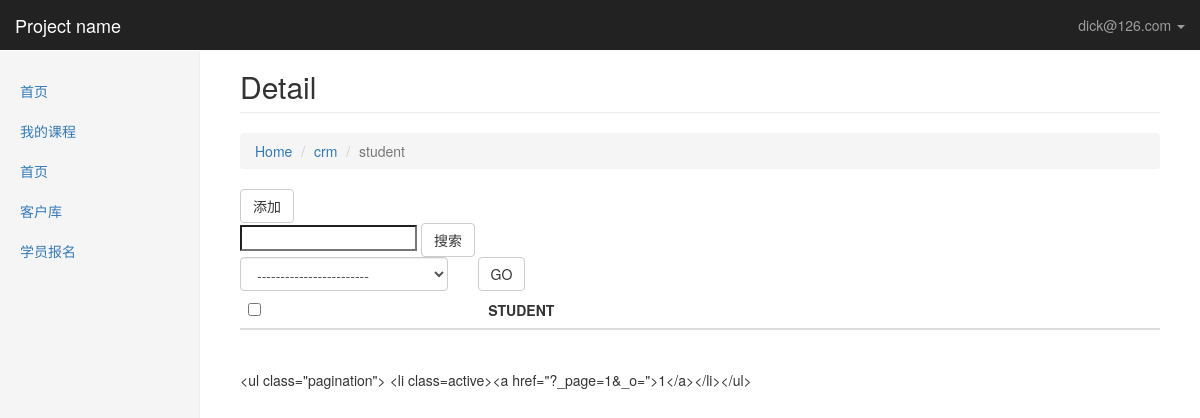
Screenshot of /bestadmin/crm/student/ (signed in) with the database file from the repository.
### crm/models.py (models this page shows, shortened)
class UserInfos(AbstractBaseUser,PermissionsMixin):
    email = models.EmailField(
        verbose_name='email address',
        max_length=255,
        unique=True,
    )
    name = models.CharField(max_length=64, verbose_name="姓名")
    is_active = models.BooleanField(default=True)
    is_staff = models.BooleanField(default=True)
    role = models.ManyToManyField("Role", blank=True, null=True)
    objects = UserInfosManager()   #变量名必须是objects
    USERNAME_FIELD = 'email'
    REQUIRED_FIELDS = ['name']
    def __str__(self):              # __unicode__ on Python 2
        return self.email
    class Meta:
        permissions = (
            ('crm_model_detail', '可以查看bestadmin每张表里所有的数据'),
            ('crm_model_change', '可以对bestadmin表里的每条数据进行修改'),
            ('crm_model_add', '可以对bestadmin每张表进行数据添加'),
        )

class Menus(models.Model):
    name = models.CharField(max_length=32)
    url_type_choices = ((0,"absolute"),(1,"dynamic"))
    url_type = models.SmallIntegerField(choices=url_type_choices,default=0)
    url_name = models.CharField(max_length=128)
    class Meta:
        unique_together = ("name","url_name")

class Role(models.Model):
    name = models.CharField(max_length=32,verbose_name="角色")
    menus = models.ManyToManyField("Menus")

### bestadmin/permissions.py (the view)
    def inner(*args,**kwargs):
        if not perm_check(*args,**kwargs):
            request = args[0]
            return render(request,'bestadmin/page_403.html')
        return func(*args,**kwargs)

### bestadmin/permissions.py (called while the page is built)
def check_permission(func):
    def inner(*args,**kwargs):
        if not perm_check(*args,**kwargs):
            request = args[0]
            return render(request,'bestadmin/page_403.html')
        return func(*args,**kwargs)
    return  inner

### bestadmin/templatetags/bestadmin_tags.py (called while the page is built)
@register.simple_tag
def get_model_name(admin_class):
    return admin_class.model._meta.model_name.upper()

@register.simple_tag
def render_filter_args(admin_class):
    if admin_class.filter_condition:
        filter_args = ""
        for k, v in admin_class.filter_condition.items():
            filter_args += "&%s=%s" % (k, v)
        return filter_args
    else:
        return ""

### bestadmin/views.py (called while the page is built)
def get_filter_condition(filter_dic):
    filter_condition = {}
    for k, v in filter_dic.items():
        if k in ["_page", "_o", "_q"]:
            continue
        if v:
            filter_condition[k] = v
    return filter_condition

def get_orderby_result(request, admin_class, obj_list):
    current_orderby_column = {}
    orderby_index = request.GET.get("_o")
    if orderby_index:
        orderby_key = admin_class.list_display[abs(int(orderby_index))]
        current_orderby_column[orderby_key] = orderby_index  # 让前端知道当前排序的字段
        if orderby_index.startswith("-"):
            orderby_key = "-" + orderby_key
        obj_list = obj_list.order_by(orderby_key)
    return obj_list, current_orderby_column

def get_search_result(request, admin_class, obj_list):
    search_val = request.GET.get("_q")
    if search_val:
        q = Q()
        q.connector = "OR"
        for search_field in admin_class.search_fields:
            q.children.append(("%s__contains" % search_field, search_val))
        obj_list = obj_list.filter(q)
        return obj_list
    else:
        return obj_list

### bestadmin/templates/bestadmin/model_detail.html (shortened to what this page needs)
{% extends "bestadmin/index.html" %}
{% load bestadmin_tags %}
{% block content %}
    <div>
        <h2 class="page-header">Detail</h2>
        <ol class="breadcrumb">
            <li><a href="/bestadmin/">Home</a></li>
            <li><a href="/bestadmin/{{ app_name }}">{{ app_name }}</a></li>
            <li class="active">{{ model_name }}</li>
        </ol>
        <div>
            <a  class="btn btn-default" href="/bestadmin/crm/customerinfos/add/">添加</a>
            <form>
                <input type="search" name="_q" value="{{ search_val }}"
                       placeholder="{% for s in admin_class.search_fields %}{{ s }},{% endfor %}">
                <input type="submit" value="搜索" class="btn btn-default">
            </form>
        </div>
        <form  method="post" onsubmit="return CheckAction(this)">
            <div class="row">
                <div class="col-lg-3">
                    <select class="form-control" name="action">
                        <option value="">------------------------</option>
                    </select>
                </div>
                <div class="col-lg-2">
                    <input type="submit" value="GO" class="btn btn-default">
                </div>
            </div>
        </form>
        <div>
            <table class="table table-striped">
                <thead>
                <tr>
                    <th><input type="checkbox" onclick="SelectAllObjs(this)"></th>
                    {% if admin_class.list_display %}
                        {% for column_name in admin_class.list_display %}
                            <th>
                                <a href="?_o={% get_orderby_index current_orderby_column forloop.counter0 column_name%}{% render_filter_args admin_class %}">
                                    {{ column_name }}
                                    {% render_orderby_arrow current_orderby_column column_name%}
                                </a>
                            </th>
                        {% endfor %}
                    {% else %}
                        <th>
                                    {% get_model_name admin_class %}
                        </th>
                    {% endif %}
                </tr>
                </thead>
            </table>
        </div>
        <div class="pagination">
                {% render_paginator obj_list admin_class current_orderby_column %}
        </div>
    </div>
{% endblock %}

### bestadmin/templates/bestadmin/index.html (shortened to what this page needs)
<!DOCTYPE html>
<html lang="zh-CN">
<head>
    <link href="/static/css/bootstrap.min.css" rel="stylesheet">
    <link href="/static/css/ie10-viewport-bug-workaround.css" rel="stylesheet">
    <link href="/static/css/dashboard.css" rel="stylesheet">
</head>
<body>
{% block body %}
<nav class="navbar navbar-inverse navbar-fixed-top">
    <div class="container-fluid">
        <div class="navbar-header">
            <a class="navbar-brand" href="https://v3.bootcss.com/examples/dashboard/#">Project name</a>
        </div>
        <div id="navbar" class="navbar-collapse collapse">
            <ul class="nav navbar-nav navbar-right">
                <li class="dropdown">
                    <a href="#" class="dropdown-toggle" data-toggle="dropdown" role="button" aria-haspopup="true"
                       aria-expanded="false">{{ request.user }} <span class="caret"></span></a>
                </li>
            </ul>
        </div>
    </div>
</nav>
<div class="container-fluid">
    <div class="row">
        <div class="col-sm-3 col-md-2 sidebar">
            <ul class="nav nav-sidebar">
                {% for role in request.user.role.all %}
                    {% for menu in role.menus.all %}
                        {% if request.path == menu.url_name %}
                            <li class="active"><a href={% if menu.url_type == 0 %}{{ menu.url_name }}{% else %}{% url menu.url_name %}{% endif %}>{{ menu.name }}</a></li>
                            {% else %}
                            <li><a href={% if menu.url_type == 0 %}{{ menu.url_name }}{% else %}{% url menu.url_name %}{% endif %}>{{ menu.name }}</a></li>
                        {% endif %}
                    {% endfor %}
                {% endfor %}
            </ul>
        </div>
    </div>
</div>
        <div class="col-sm-9 col-sm-offset-3 col-md-10 col-md-offset-2 main">
            {% block content %}{% endblock %}
        </div>
{% endblock %}
</body>
</html>

### static/css/dashboard.css (style rules this page uses)
body { padding-top: 50px; }
.navbar-fixed-top { border: 0; }
.sidebar { display: none; }
@media (min-width: 768px) { .sidebar { position: fixed; top: 51px; bottom: 0; left: 0; z-index: 1000; display: block; padding: 20px; overflow-x: hidden; overflow-y: auto; background-color: #f5f5f5; border-right: 1px solid #eee; } }
.nav-sidebar { margin-right: -21px; margin-bottom: 20px; margin-left: -20px; }
.nav-sidebar > li > a { padding-right: 20px; padding-left: 20px; }
.main { padding: 20px; }
@media (min-width: 768px) { .main { padding-right: 40px; padding-left: 40px; } }
.main .page-header { margin-top: 0; }

### rows the page displays
UserInfos: user "dick@126.com"
Role: name "student"
Menus: name "首页"
Menus: name "我的课程"
Menus: name "客户库"
Menus: name "学员报名"

### other values shown
{{ app_name }} "crm"
